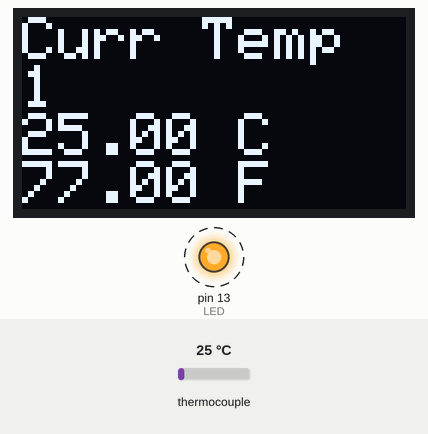
This sketch was run on a simulated Arduino Uno, built with avr-gcc and run on an emulated ATmega328P. Shown: 128×64 one-colour display, output pins drawn as LEDs (lit = HIGH). Dashed ring = blinking. The test bench sets the inputs (shaded band); at power-on: thermocouple 25 °C. Pins used as bus, display or sensor lines are not drawn.

Above: at 4.2 s.
4.3 s: thermocouple set to 6 °C
At 6.7 s:
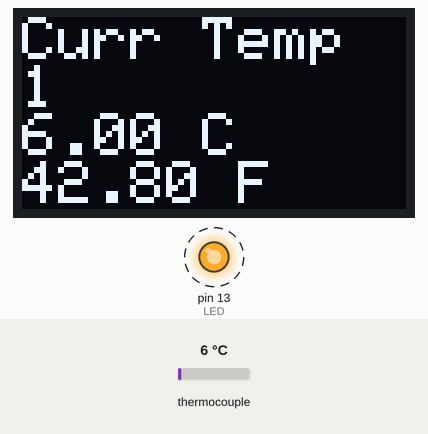
8.4 s: thermocouple set to 75 °C
At 10.4 s:
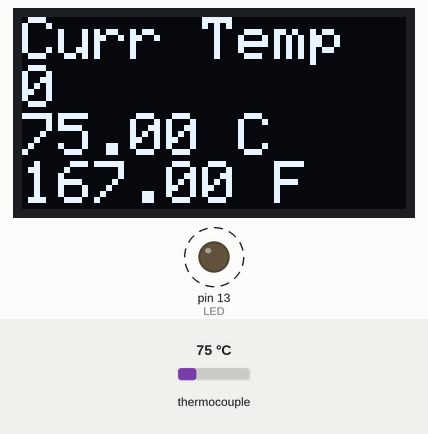
10.9 s: thermocouple set to 150 °C
At 14.1 s:
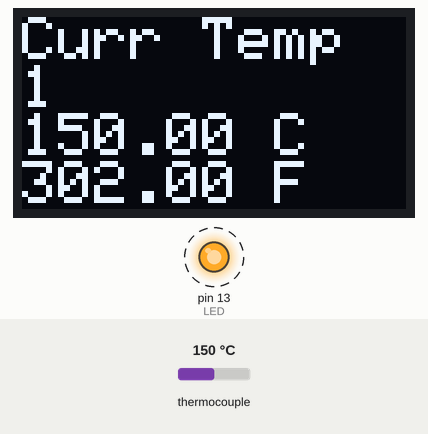
Timing chart, 0 to 19.4 s (numbered marks = the images above; inputs shaded):
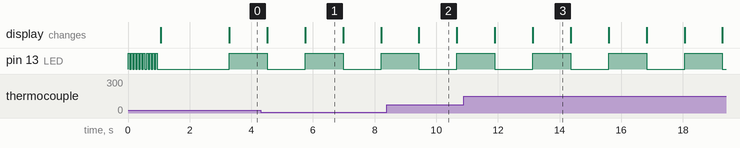

Measured:
- after the input at 4.3 s, the display: first differs from a run without the input after 1.4 s (image 1)
- after the input at 8.4 s, the display: changes after 1.0 s (image 2)
- after the input at 10.9 s, the display: first changes after 1.0 s (image 3 shows a later state)
- by itself, pin 13 (LED): alternates HIGH for 1.2 s and LOW for 1.2 s
- what the display in image 1 shows lasts 1.3 s, from 5.7 s to 7.0 s

The sketch:

thermocouple_OLED.ino
```cpp
// this example is public domain. enjoy!
// www.ladyada.net/learn/sensors/thermocouple


#include <SPI.h>
#include <Wire.h>
#include <Adafruit_GFX.h>
#include <Adafruit_SSD1306.h>

#include "max6675.h" //todo: move to global install?

#define OLED_RESET 4
Adafruit_SSD1306 display(OLED_RESET);

int thermoDO = 12;
int thermoCS = 10;
int thermoCLK = 14; //NOTE: pin 13 is built in LED, may be problematic with teensy!

float degC, degF;
int toggle = 0;

MAX6675 thermocouple(thermoCLK, thermoCS, thermoDO);
int vccPin = 3;
int gndPin = 2;

#define LOGO16_GLCD_HEIGHT 16
#define LOGO16_GLCD_WIDTH  16
static const unsigned char PROGMEM logo16_glcd_bmp[] =
{ B00000000, B11000000,
  B00000001, B11000000,
  B00000001, B11000000,
  B00000011, B11100000,
  B11110011, B11100000,
  B11111110, B11111000,
  B01111110, B11111111,
  B00110011, B10011111,
  B00011111, B11111100,
  B00001101, B01110000,
  B00011011, B10100000,
  B00111111, B11100000,
  B00111111, B11110000,
  B01111100, B11110000,
  B01110000, B01110000,
  B00000000, B00110000
};

void setup() {
  pinMode(13, OUTPUT); //LED
  for (int i = 0; i < 10; i++) {
    digitalWrite(13, HIGH);
    delay(50);
    digitalWrite(13, LOW);
    delay(50);
  }


  //Serial.begin(9600);
  // use Arduino pins
  pinMode(vccPin, OUTPUT); digitalWrite(vccPin, HIGH);
  pinMode(gndPin, OUTPUT); digitalWrite(gndPin, LOW);

  display.begin(SSD1306_SWITCHCAPVCC, 0x3C);

  display.clearDisplay();
  display.drawPixel(10, 10, WHITE);
  display.display();
  delay(1000);

  //Serial.println("MAX6675 test");
  // wait for MAX chip to stabilize
  delay(1000);
}

void loop() {
  // basic readout test, just print the current temp


  degC = thermocouple.readCelsius();
  degF = degC * 9.0 / 5.0 + 32;
  //  Serial.print("C = ");
  //  Serial.println(degC);
  //  Serial.print("F = ");
  //  Serial.println();
  delay(200);
  display.clearDisplay();
  display.setTextSize(2);
  display.setTextColor(WHITE);
  display.setCursor(0, 0);
  toggle = !toggle;
  display.print("Curr Temp ");
  display.println(toggle);
  display.setTextSize(2);
  display.print(degC);
  display.println(" C");
  display.print(degF);
  display.println(" F");
  display.display();
  digitalWrite(13, toggle);

  delay(1000);
}
```
